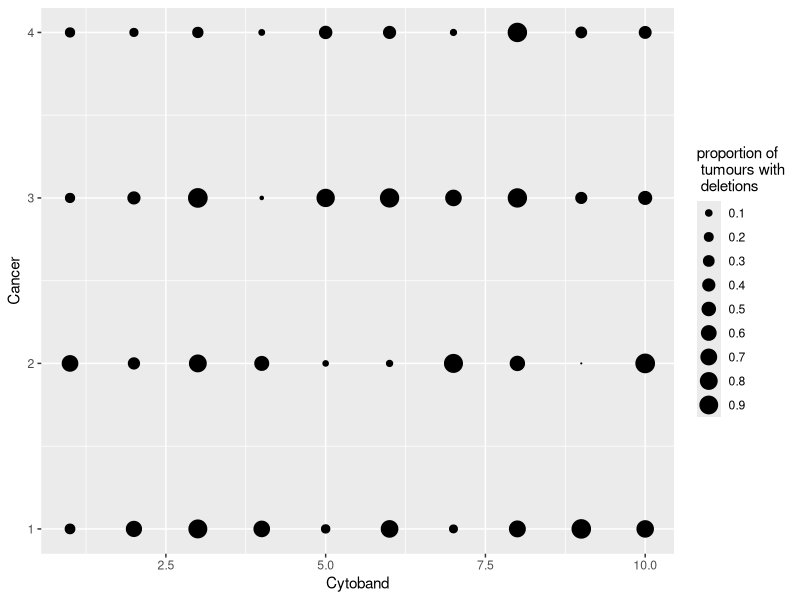

The R source for this figure:
################
### Circle plots of deletions and amplifications per cytoband
###############

library(ggplot2)


### Trial circle plots:

####################
###Dummy data

cytoband.name<- c("1q31.2", "2q31.2", "3q31.2", "4q31.2", "5q31.2", "6q31.2", "7q31.2", "8q31.2", "9q31.2", "10q31.2")
cytoband<- rep(seq(1:10), 4)
tumour.type<- rep(seq(1:4), each = 10)
proportion.of.deletions.per.cytoband<- runif(40)
df<- cbind(x = cytoband, y = tumour.type, proportion_deletions = proportion.of.deletions.per.cytoband)
df<- as.data.frame(df)
df
################
###Trial plotting dummy data

ggplot(df, aes(x,y)) +
  geom_point(aes(size = proportion_deletions)) +
  xlab("Cytoband") +
  ylab("Cancer") +
  scale_size_area("proportion of\n tumours with\n deletions", breaks = c(0.1, 0.2, 0.3, 0.4, 0.5, 0.6, 0.7, 0.8, 0.9, 1.0))


############













